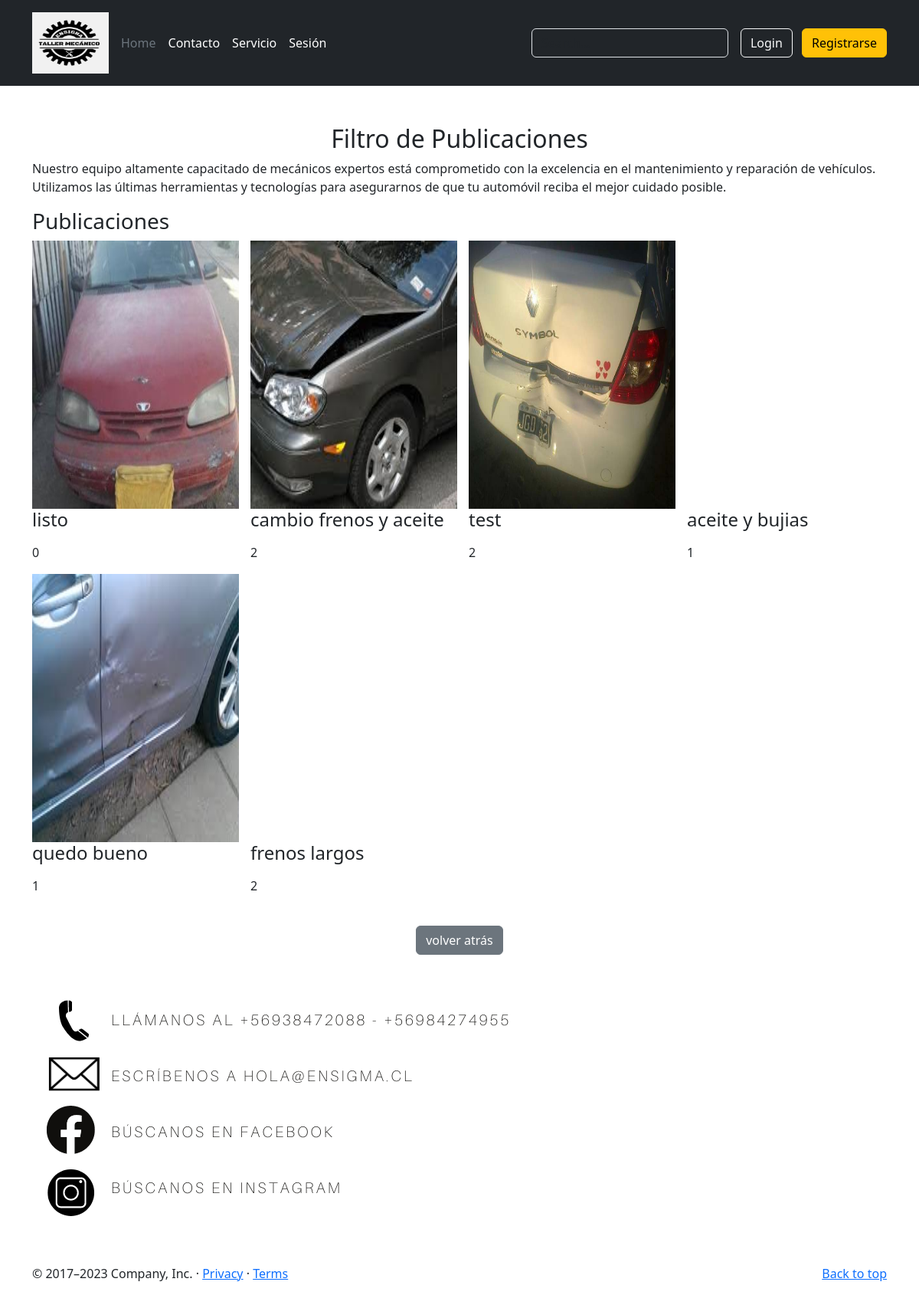
Before: /vistaPrevia/ with the older database file.
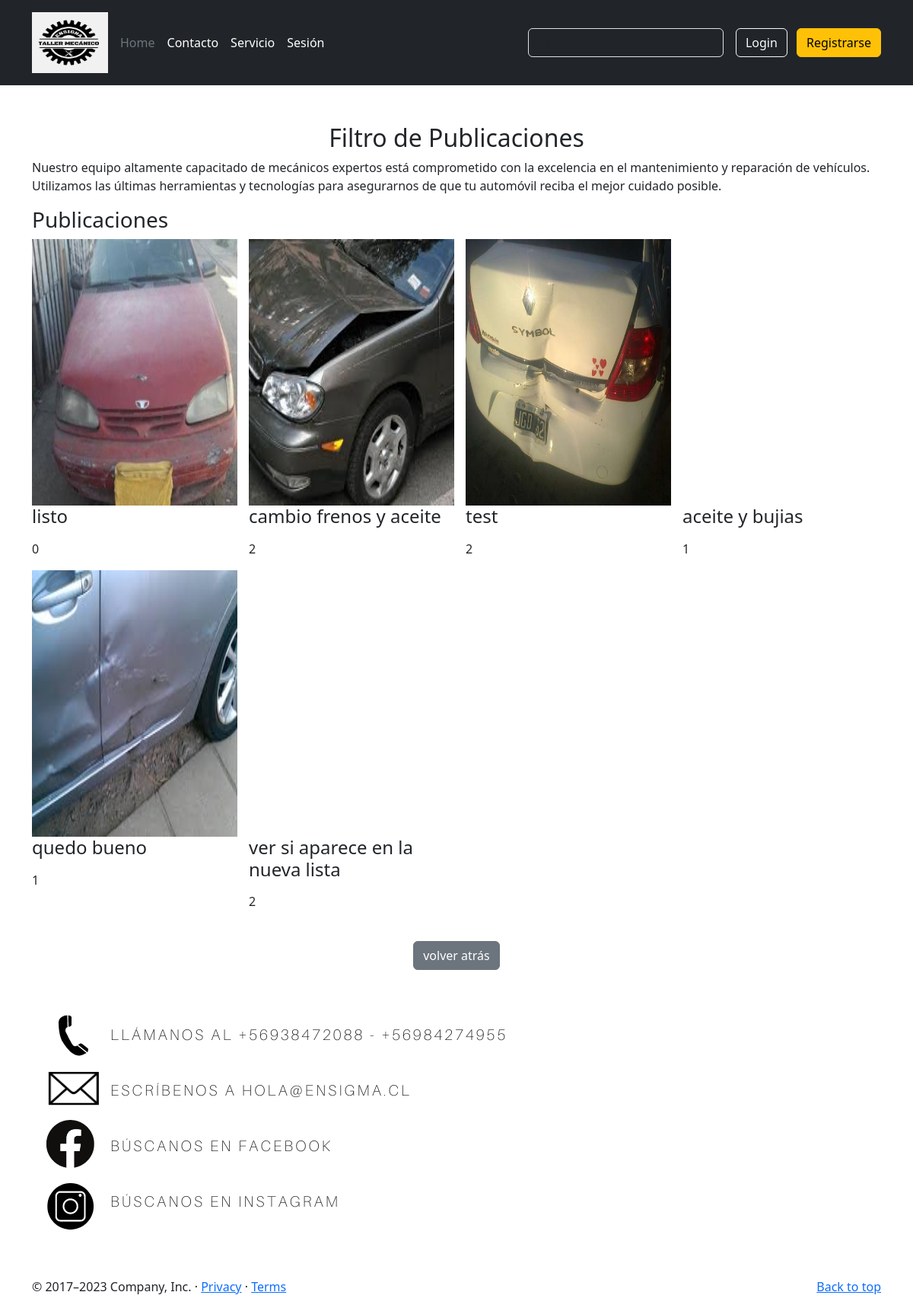
After: the same page with the newer database file.
### appweb/models.py (models this page shows, shortened)
class Atencion(models.Model):
    fecha = models.DateField()
    monto = models.IntegerField()
    Modelo = models.CharField(max_length=100)
    categoria = models.IntegerField(choices=list_categoria)
    observacion = models.TextField()
    Estado = models.IntegerField(default=0)
    usuario = models.ForeignKey(User, on_delete=models.CASCADE)
    fotografia = models.ImageField(null=True, upload_to='categoria')

### appweb/views.py (the view)
# urls.py: path('vistaPrevia/',vistaPrevia,name="vistaPrevia"),
def vistaPrevia(request):
    atenciones = Atencion.objects.all()
    data={
       'atenciones':atenciones
   }
    return render(request, "vistaPrevia.html",data)

### appweb/templates/vistaPrevia.html (shortened to what this page needs)
{% extends 'base.html' %}
{% load static %}
{% block contenido %}
<div class="container" style="margin-top: 50px">
  <center><h2>Filtro de Publicaciones</h2></center>
  <p>Nuestro equipo altamente capacitado de mecánicos expertos está comprometido con la excelencia en el mantenimiento y
    reparación de vehículos. Utilizamos las últimas herramientas y tecnologías para asegurarnos de que tu automóvil reciba
    el mejor cuidado posible.</p>
  <div id="profesionales_excelencia" class="row">
    <div class="cont-profesionales col-lg-12 col-md-12 col-sm-12 col-xs-12">
      <h3>Publicaciones
      </h3>
      <div class="cont-listado row">
        {% for p in atenciones %}
        <div class="col-lg-3 col-md-3 col-sm-6 col-xs-12">
          <div class="prof int">
            <figure>
              <a href="#">
                {% if p.fotografia %}
                <img width="270" height="350"
                  src="{{p.fotografia.url}}"
                  class="img-responsive wp-post-image" alt="" decoding="async" loading="lazy">
                {% else %}
                  <img width="270" height="350"
                  src=""
                  class="img-responsive wp-post-image" alt="" decoding="async" loading="lazy">
                {% endif%}
                </a>
              <h4 class="nombre white">{{p.observacion}} {{p.modelo}}</h4>
            </figure>
            <div class="details">
              <p class="extracto">{{p.categoria}}</p>
            </div>
          </div>
        </div>
        {% endfor %}
        <section>
          <br>
          <center><input type="button" class="btn btn-secondary btn" onclick="history.back()" name="volver atrás" value="volver atrás"></center>
          <div class="contacto my-5">
            <img src="{% static './imagen/dato.png'%}" alt="">
          </div>
        </section>
    </div>
  </div>
</div>
{% endblock %}

### appweb/templates/base.html (shortened to what this page needs)
<!DOCTYPE html>
<html lang="en">
<head>
  <link href="https://cdn.jsdelivr.net/npm/bootstrap@5.3.0-alpha3/dist/css/bootstrap.min.css" rel="stylesheet"
>
    {% load static %}
</head>
<body>
  <header class="p-3 text-bg-dark">
    <div class="container">
      <div class="d-flex flex-wrap align-items-center justify-content-center justify-content-lg-start">
        <a href="{% url 'principal' %}" class="d-flex align-items-center mb-2 mb-lg-0 text-white text-decoration-none">
          <img src="{% static './imagen/logotaller.jpg' %}" class="bi me-2" width="100" height="80"/>
        </a>
        <ul class="nav col-12 col-lg-auto me-lg-auto mb-2 justify-content-center mb-md-0">
          <li><a href="{% url 'principal' %}" class="nav-link px-2 text-secondary">Home</a></li>
          <li><a href="{% url 'contacto' %}" class="nav-link px-2 text-white">Contacto</a></li>
          <li><a href="{% url 'servicio' %}" class="nav-link px-2 text-white">Servicio</a></li>
          <li><a href="{% url 'sesion' %}" class="nav-link px-2 text-white">Sesión</a></li>
        </ul>
        <form class="col-12 col-lg-auto mb-3 mb-lg-0 me-lg-3" role="search">
          <input type="search" class="form-control form-control-dark text-bg-dark" placeholder="Search..."
            aria-label="Search">
        </form>
        <div class="text-end">
          {% if user.is_authenticated %}
            <a href="{% url 'logout' %}" class="btn btn-outline-light me-2">Cerrar Sesion</a>
            <button type="button" class="btn btn-warning">Bienvenido {{user.username}}</button>
          {% else %}
            <a href="{% url 'login' %}" class="btn btn-outline-light me-2">Login</a>
            <a href="{% url 'registro_mecanico' %}" class="btn btn-warning">Registrarse</a>
          {% endif %}
        </div>
      </div>
    </div>
  </header>
  <main>
    {% block contenido %}
    {% endblock %}
  </main>
  <footer class="container">
    <p class="float-end"><a href="#">Back to top</a></p>
    <p>© 2017–2023 Company, Inc. · <a href="#">Privacy</a> · <a href="#">Terms</a></p>
  </footer>
</body>
</html>

Changed rows visible on the page:
removed Atencion: fotografia (picture), observacion "frenos largos", categoria "2"
added Atencion: fotografia (picture), observacion "ver si aparece en la nueva lista", categoria "2"
